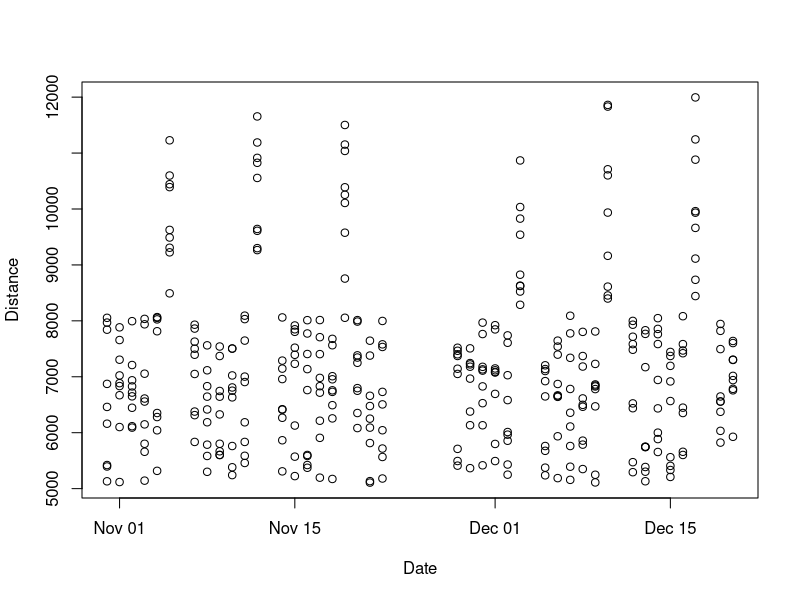
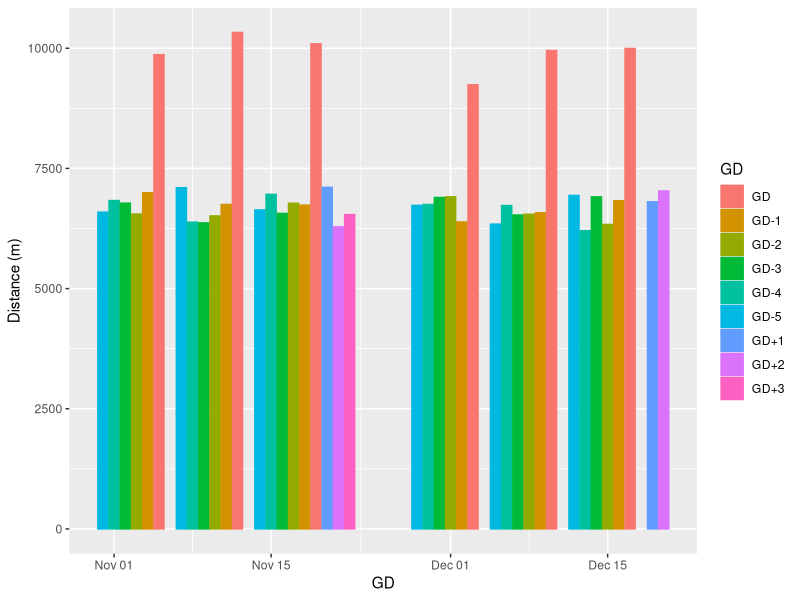
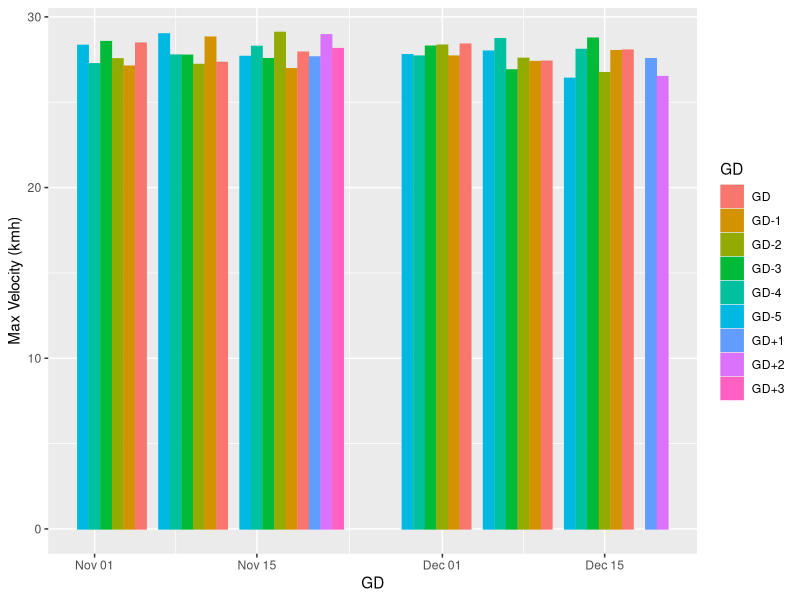
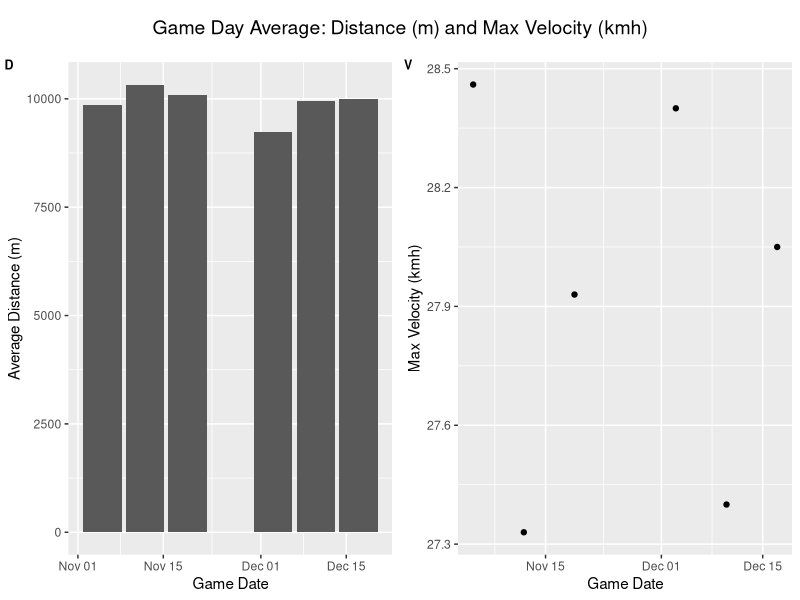
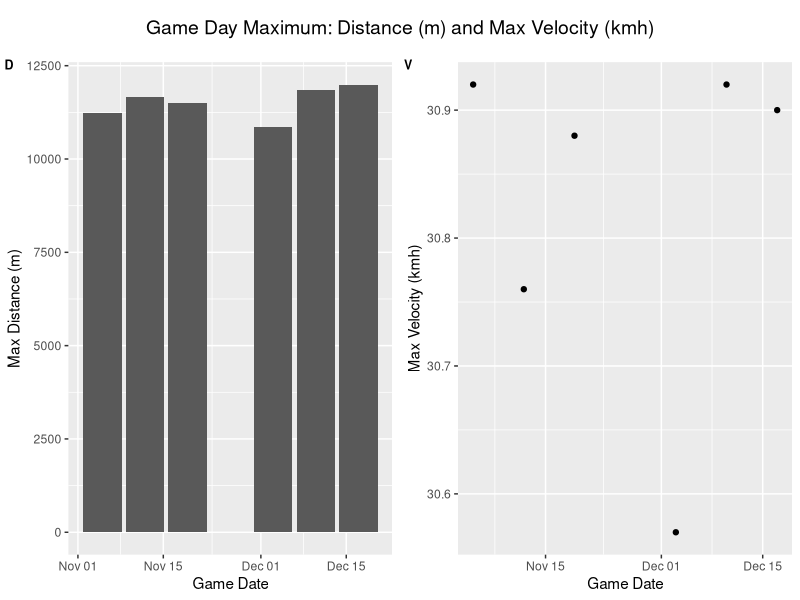
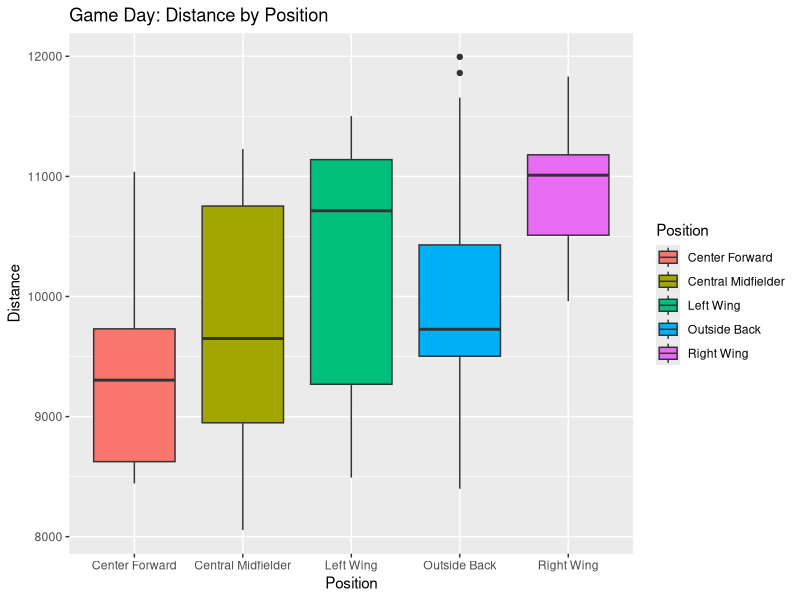
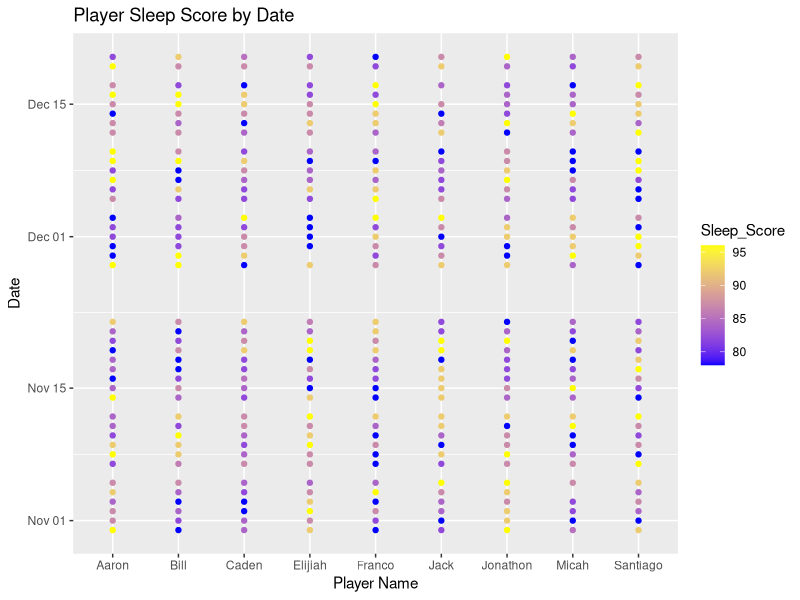

These charts were generated, in order, by the following R code:
## ---- chunk 1
library(dplyr)
player.data <- readxl::read_excel("Workout_Routine_Dirty.xlsx")

#str(player.data)

summary <- summary(player.data)
# knitr::kable(summary, caption = "Summary Of Player Data")
## ---- chunk 2
player.mean <- player.data |>
  group_by(Name) |>
  summarize(
    avg.duration = round(mean(Sleep_Duration, na.rm = TRUE)),
    avg.score = round(mean(Sleep_Score, na.rm = TRUE)),
    avg.quality = round(mean(Sleep_Quality, na.rm = TRUE), digits = 2),
    avg.soreness = round(mean(Soreness, na.rm = TRUE), digits = 2),
    avg.stress = round(mean(Stress, na.rm = TRUE), digits = 2)
  )

training.avg <- player.data |>
  group_by(Date) |>
  summarize(
    avg.RPE = round(mean(RPE, na.rm = TRUE), digits = 2)
  )

new <- player.data |>
  left_join(player.mean, by = "Name") |>
  mutate(
    Sleep_Duration = ifelse(is.na(Sleep_Duration), avg.duration, Sleep_Duration),
    Sleep_Score = ifelse(is.na(Sleep_Score), avg.score, Sleep_Score),
    Sleep_Quality = ifelse(is.na(Sleep_Quality), avg.quality, Sleep_Quality),
    Soreness = ifelse(is.na(Soreness), avg.soreness, Soreness),
    Stress = ifelse(is.na(Stress), avg.stress, Stress)
  )

cleaned <- new |>
  left_join(training.avg, by = "Date") |>
  mutate(
    RPE = ifelse(is.na(RPE), avg.RPE, RPE)
  )

full.perf.data <- cleaned[cleaned$Position != "Goalkeeper",1:18]
full.perf.data$Date = as.Date(full.perf.data$Date, format = "%m/%d/%y")
## ---- chunk 3
library(ggplot2)
library(tidytext)

# Initial plot to try and identify any potential patterns in the data
plot(x = full.perf.data$Date, y = full.perf.data$Distance, xlab = "Date",ylab = "Distance" )
# Identify the number of days included in this data set
days <- unique(full.perf.data$Date)
# Identify the number of games included in this data set
game.days <- unique(full.perf.data[full.perf.data$Session_Type == "Game", "Date"])
## ---- chunk 4
#summarize the data to obtain means for each date. in team settings, the mean is typically used to identify trend across the team due to the inherit varaiblility between players on any given day
avg.by.date <- full.perf.data |>
  group_by(Date, Session_Type) |>
  summarize(
    avg.RPE = round(mean(RPE, na.rm = TRUE), digits = 2),
    avg.Dis = round(mean(Distance, na.rm = TRUE)),
    avg.AC = round(mean(Acceleration_Count, na.rm = TRUE)),
    avg.MA = round(mean(Max_Acceleration, na.rm = TRUE), digits = 2),
    avg.DC = round(mean(Deceleration_Count, na.rm = TRUE)),
    avg.MD = round(mean(Max_Deceleration, na.rm = TRUE), digits = 2),
    avg.MS = round(mean(Max_Speed, na.rm = TRUE), digits = 2)
  )

max.by.date <- full.perf.data |>
  group_by(Date, Session_Type) |>
  summarize(
    Dis = max(Distance, na.rm = TRUE),
    MS = max(Max_Speed, na.rm = TRUE)
  )
## ---- chunk 5
seq_1 <- rep(c("GD-5", "GD-4", "GD-3", "GD-2", "GD-1", "GD"), times = 3)
seq_2 <- rep(c("GD+1", "GD+2", "GD+3"), times = 1)
seq_3 <- rep(c("GD-5", "GD-4", "GD-3", "GD-2", "GD-1", "GD"), times = 3)
seq_4 <- rep(c("GD+1", "GD+2"), times = 1)

combined_sequence <- c(seq_1, seq_2, seq_3, seq_4)

avg.by.date$GD <- combined_sequence
max.by.date$GD <- combined_sequence
## ---- chunk 6
meandis <- avg.by.date |>
  ggplot() +
  geom_col(mapping = aes(x = Date, y = avg.Dis, color = GD, fill = GD)) +
  labs(x = "GD", y = "Distance (m)")
meandis
## ---- chunk 7
meanvelo <- avg.by.date |>
  ggplot() +
  geom_col(mapping = aes(x = Date, y = avg.MS, color = GD, fill = GD)) +
  labs(x = "GD", y = "Max Velocity (kmh)")
meanvelo
## ---- chunk 8
GD.table <- avg.by.date |>
  group_by(GD) |>
  summarize(
    RPE = round(mean(avg.RPE), digits = 2),
    Distance = round(mean(avg.Dis)),
    Accelerations = round(mean(avg.AC)),
    Decelerations = round(mean(avg.DC)),
    Max.Speed = round(mean(avg.MS), digits = 2)
  ) |>
  arrange(desc(GD))

knitr::kable(GD.table, caption = "5 Day Build Breakdown")
## ---- chunk 9
library(cowplot)
GDavg <- avg.by.date[avg.by.date$GD == "GD",]
meangd <- GDavg |>
  ggplot(mapping = aes(x = Date)) +
  geom_col(mapping = aes(y = avg.Dis)) +
  labs(x = "Game Date", y = "Average Distance (m)")

meanms <- GDavg |>
  ggplot(mapping = aes(x = Date)) +
  geom_point(mapping = aes(y = avg.MS)) +
  labs(x = "Game Date", y = "Max Velocity (kmh)")

 avg <- plot_grid(meangd, meanms, labels = c("D", "V"), label_size = 9)
 title <- ggdraw() + draw_label("Game Day Average: Distance (m) and Max Velocity (kmh)")
 plot_grid(title, avg, ncol = 1, rel_heights=c(0.1, 1))
## ---- chunk 10
GDmax <- max.by.date[max.by.date$GD == "GD",]
maxgd <- GDmax |>
  ggplot(mapping = aes(x = Date)) +
  geom_col(mapping = aes(y = Dis)) +
  labs(x = "Game Date", y = "Max Distance (m)")

maxms <- GDmax |>
  ggplot(mapping = aes(x = Date)) +
  geom_point(mapping = aes(y = MS)) +
  labs(x = "Game Date", y = "Max Velocity (kmh)")

 max <- plot_grid(maxgd, maxms, labels = c("D", "V"), label_size = 9)
 titlem <- ggdraw() + draw_label("Game Day Maximum: Distance (m) and Max Velocity (kmh)")
 plot_grid(titlem, max, ncol = 1, rel_heights=c(0.1, 1))
## ---- chunk 11
position <- full.perf.data[full.perf.data$Session_Type == "Game",]
positional <- position |>
  ggplot() +
  geom_boxplot(mapping = aes(x = Position, y = Distance, fill = Position)) +
  labs(title = "Game Day: Distance by Position", x = "Position", y = "Distance")
positional
## ---- chunk 12
sleep <- full.perf.data |>
  ggplot() +
  geom_point(mapping = aes(x = Name, y = Date, color = Sleep_Score)) +
  scale_color_gradient(low = "blue", high = "yellow") +
  labs(title = "Player Sleep Score by Date", x = "Player Name", y = "Date")
sleep
